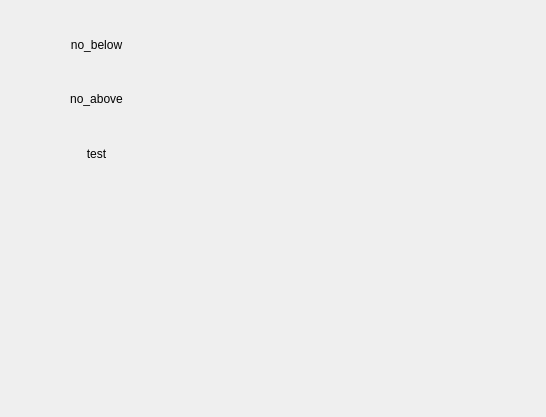
<?xml version="1.0" encoding="UTF-8"?>
<ui version="4.0">
 <class>Form</class>
 <widget class="QWidget" name="Form">
  <property name="geometry">
   <rect>
    <x>0</x>
    <y>0</y>
    <width>546</width>
    <height>417</height>
   </rect>
  </property>
  <property name="windowTitle">
   <string>Form</string>
  </property>
  <layout class="QHBoxLayout" name="horizontalLayout">
   <item>
    <widget class="QWidget" name="widget" native="true">
     <layout class="QVBoxLayout" name="verticalLayout">
      <item>
       <widget class="QWidget" name="widget_4" native="true">
        <layout class="QHBoxLayout" name="horizontalLayout_2">
         <item>
          <widget class="QLabel" name="no_below">
           <property name="text">
            <string>no_below</string>
           </property>
           <property name="alignment">
            <set>Qt::AlignCenter</set>
           </property>
          </widget>
         </item>
        </layout>
       </widget>
      </item>
      <item>
       <widget class="QWidget" name="widget_5" native="true">
        <layout class="QHBoxLayout" name="horizontalLayout_3">
         <item>
          <widget class="QLabel" name="no_above">
           <property name="text">
            <string>no_above</string>
           </property>
           <property name="alignment">
            <set>Qt::AlignCenter</set>
           </property>
          </widget>
         </item>
        </layout>
       </widget>
      </item>
      <item>
       <widget class="QWidget" name="widget_6" native="true">
        <layout class="QHBoxLayout" name="horizontalLayout_4">
         <item>
          <widget class="QLabel" name="test">
           <property name="text">
            <string>test</string>
           </property>
           <property name="alignment">
            <set>Qt::AlignCenter</set>
           </property>
          </widget>
         </item>
        </layout>
       </widget>
      </item>
      <item>
       <widget class="QWidget" name="widget_7" native="true"/>
      </item>
      <item>
       <widget class="QWidget" name="widget_8" native="true"/>
      </item>
      <item>
       <widget class="QWidget" name="widget_9" native="true"/>
      </item>
      <item>
       <widget class="QWidget" name="widget_10" native="true"/>
      </item>
     </layout>
    </widget>
   </item>
   <item>
    <widget class="QWidget" name="widget_2" native="true">
     <layout class="QVBoxLayout" name="verticalLayout_2">
      <item>
       <widget class="QWidget" name="widget_12" native="true">
        <layout class="QHBoxLayout" name="horizontalLayout_5"/>
       </widget>
      </item>
      <item>
       <widget class="QWidget" name="widget_16" native="true">
        <layout class="QHBoxLayout" name="horizontalLayout_7"/>
       </widget>
      </item>
      <item>
       <widget class="QWidget" name="widget_13" native="true">
        <layout class="QHBoxLayout" name="horizontalLayout_6"/>
       </widget>
      </item>
      <item>
       <widget class="QWidget" name="widget_14" native="true"/>
      </item>
      <item>
       <widget class="QWidget" name="widget_11" native="true"/>
      </item>
      <item>
       <widget class="QWidget" name="widget_15" native="true"/>
      </item>
      <item>
       <widget class="QWidget" name="widget_17" native="true"/>
      </item>
     </layout>
    </widget>
   </item>
   <item>
    <widget class="QWidget" name="widget_3" native="true"/>
   </item>
  </layout>
 </widget>
 <resources/>
 <connections/>
</ui>
